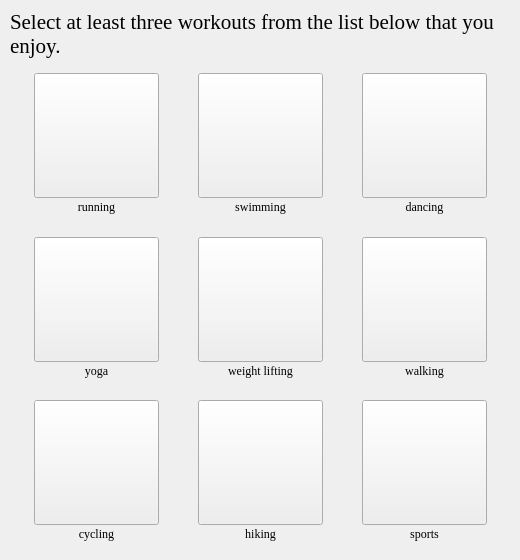
         <widget class="QWidget" name="workoutprefspage">
          <widget class="QWidget" name="verticalLayoutWidget_4">
           <property name="geometry">
            <rect>
             <x>10</x>
             <y>10</y>
             <width>501</width>
             <height>541</height>
            </rect>
           </property>
           <layout class="QVBoxLayout" name="workoutprefslayout">
            <property name="spacing">
             <number>15</number>
            </property>
            <property name="sizeConstraint">
             <enum>QLayout::SetDefaultConstraint</enum>
            </property>
            <property name="bottomMargin">
             <number>10</number>
            </property>
            <item>
             <widget class="QLabel" name="workoutprefsquerylabel">
              <property name="sizePolicy">
               <sizepolicy hsizetype="Preferred" vsizetype="Preferred">
                <horstretch>0</horstretch>
                <verstretch>0</verstretch>
               </sizepolicy>
              </property>
              <property name="font">
               <font>
                <family>Georgia</family>
                <pointsize>16</pointsize>
                <kerning>true</kerning>
               </font>
              </property>
              <property name="text">
               <string>Select at least three workouts from the list below that you enjoy.</string>
              </property>
              <property name="scaledContents">
               <bool>false</bool>
              </property>
              <property name="wordWrap">
               <bool>true</bool>
              </property>
             </widget>
            </item>
            <item>
             <layout class="QGridLayout" name="workoutsgrid">
              <property name="verticalSpacing">
               <number>2</number>
              </property>
              <item row="3" column="1">
               <widget class="QPushButton" name="yogabutton">
                <property name="sizePolicy">
                 <sizepolicy hsizetype="Minimum" vsizetype="MinimumExpanding">
                  <horstretch>0</horstretch>
                  <verstretch>0</verstretch>
                 </sizepolicy>
                </property>
                <property name="minimumSize">
                 <size>
                  <width>125</width>
                  <height>125</height>
                 </size>
                </property>
                <property name="maximumSize">
                 <size>
                  <width>125</width>
                  <height>125</height>
                 </size>
                </property>
                <property name="text">
                 <string/>
                </property>
                <property name="iconSize">
                 <size>
                  <width>110</width>
                  <height>110</height>
                 </size>
                </property>
                <property name="checkable">
                 <bool>true</bool>
                </property>
               </widget>
              </item>
              <item row="1" column="5">
               <widget class="QLabel" name="dancinglabel">
                <property name="font">
                 <font>
                  <family>Georgia</family>
                  <kerning>true</kerning>
                 </font>
                </property>
                <property name="text">
                 <string>dancing</string>
                </property>
                <property name="alignment">
                 <set>Qt::AlignCenter</set>
                </property>
               </widget>
              </item>
              <item row="0" column="1">
               <widget class="QPushButton" name="runningbutton">
                <property name="sizePolicy">
                 <sizepolicy hsizetype="Minimum" vsizetype="MinimumExpanding">
                  <horstretch>0</horstretch>
                  <verstretch>0</verstretch>
                 </sizepolicy>
                </property>
                <property name="minimumSize">
                 <size>
                  <width>125</width>
                  <height>125</height>
                 </size>
                </property>
                <property name="maximumSize">
                 <size>
                  <width>125</width>
                  <height>125</height>
                 </size>
                </property>
                <property name="text">
                 <string/>
                </property>
                <property name="iconSize">
                 <size>
                  <width>110</width>
                  <height>110</height>
                 </size>
                </property>
                <property name="checkable">
                 <bool>true</bool>
                </property>
               </widget>
              </item>
              <item row="5" column="5">
               <spacer name="vspacer31w">
                <property name="orientation">
                 <enum>Qt::Vertical</enum>
                </property>
                <property name="sizeType">
                 <enum>QSizePolicy::MinimumExpanding</enum>
                </property>
                <property name="sizeHint" stdset="0">
                 <size>
                  <width>20</width>
                  <height>5</height>
                 </size>
                </property>
               </spacer>
              </item>
              <item row="1" column="1">
               <widget class="QLabel" name="runninglabel">
                <property name="font">
                 <font>
                  <family>Georgia</family>
                  <kerning>true</kerning>
                 </font>
                </property>
                <property name="text">
                 <string>running</string>
                </property>
                <property name="alignment">
                 <set>Qt::AlignCenter</set>
                </property>
               </widget>
              </item>
              <item row="3" column="5">
               <widget class="QPushButton" name="walkingbutton">
                <property name="sizePolicy">
                 <sizepolicy hsizetype="Minimum" vsizetype="MinimumExpanding">
                  <horstretch>0</horstretch>
                  <verstretch>0</verstretch>
                 </sizepolicy>
                </property>
                <property name="minimumSize">
                 <size>
                  <width>125</width>
                  <height>125</height>
                 </size>
                </property>
                <property name="maximumSize">
                 <size>
                  <width>125</width>
                  <height>125</height>
                 </size>
                </property>
                <property name="text">
                 <string/>
                </property>
                <property name="iconSize">
                 <size>
                  <width>110</width>
                  <height>110</height>
                 </size>
                </property>
                <property name="checkable">
                 <bool>true</bool>
                </property>
               </widget>
              </item>
              <item row="2" column="1">
               <spacer name="vspacer12w">
                <property name="orientation">
                 <enum>Qt::Vertical</enum>
                </property>
                <property name="sizeType">
                 <enum>QSizePolicy::MinimumExpanding</enum>
                </property>
                <property name="sizeHint" stdset="0">
                 <size>
                  <width>20</width>
                  <height>5</height>
                 </size>
                </property>
               </spacer>
              </item>
              <item row="7" column="5">
               <widget class="QLabel" name="sportslabel">
                <property name="font">
                 <font>
                  <family>Georgia</family>
                  <kerning>true</kerning>
                 </font>
                </property>
                <property name="text">
                 <string>sports</string>
                </property>
                <property name="alignment">
                 <set>Qt::AlignCenter</set>
                </property>
               </widget>
              </item>
              <item row="1" column="3">
               <widget class="QLabel" name="swimminglabel">
                <property name="font">
                 <font>
                  <family>Georgia</family>
                  <kerning>true</kerning>
                 </font>
                </property>
                <property name="text">
                 <string>swimming</string>
                </property>
                <property name="alignment">
                 <set>Qt::AlignCenter</set>
                </property>
               </widget>
              </item>
              <item row="7" column="1">
               <widget class="QLabel" name="cyclinglabel">
                <property name="font">
                 <font>
                  <family>Georgia</family>
                  <kerning>true</kerning>
                 </font>
                </property>
                <property name="text">
                 <string>cycling</string>
                </property>
                <property name="alignment">
                 <set>Qt::AlignCenter</set>
                </property>
               </widget>
              </item>
              <item row="6" column="1">
               <widget class="QPushButton" name="cyclingbutton">
                <property name="sizePolicy">
                 <sizepolicy hsizetype="Minimum" vsizetype="MinimumExpanding">
                  <horstretch>0</horstretch>
                  <verstretch>0</verstretch>
                 </sizepolicy>
                </property>
                <property name="minimumSize">
                 <size>
                  <width>125</width>
                  <height>125</height>
                 </size>
                </property>
                <property name="maximumSize">
                 <size>
                  <width>125</width>
                  <height>125</height>
                 </size>
                </property>
                <property name="text">
                 <string/>
                </property>
                <property name="iconSize">
                 <size>
                  <width>110</width>
                  <height>110</height>
                 </size>
                </property>
                <property name="checkable">
                 <bool>true</bool>
                </property>
               </widget>
              </item>
              <item row="0" column="5">
               <widget class="QPushButton" name="dancingbutton">
                <property name="sizePolicy">
                 <sizepolicy hsizetype="Minimum" vsizetype="MinimumExpanding">
                  <horstretch>0</horstretch>
                  <verstretch>0</verstretch>
                 </sizepolicy>
                </property>
                <property name="minimumSize">
                 <size>
                  <width>125</width>
                  <height>125</height>
                 </size>
                </property>
                <property name="maximumSize">
                 <size>
                  <width>125</width>
                  <height>125</height>
                 </size>
                </property>
                <property name="text">
                 <string/>
                </property>
                <property name="iconSize">
                 <size>
                  <width>110</width>
                  <height>110</height>
                 </size>
                </property>
                <property name="checkable">
                 <bool>true</bool>
                </property>
               </widget>
              </item>
              <item row="0" column="4">
               <spacer name="hspacer23w">
                <property name="orientation">
                 <enum>Qt::Horizontal</enum>
                </property>
                <property name="sizeType">
                 <enum>QSizePolicy::MinimumExpanding</enum>
                </property>
                <property name="sizeHint" stdset="0">
                 <size>
                  <width>15</width>
                  <height>20</height>
                 </size>
                </property>
               </spacer>
              </item>
              <item row="6" column="5">
               <widget class="QPushButton" name="sportsbutton">
                <property name="sizePolicy">
                 <sizepolicy hsizetype="Minimum" vsizetype="MinimumExpanding">
                  <horstretch>0</horstretch>
                  <verstretch>0</verstretch>
                 </sizepolicy>
                </property>
                <property name="minimumSize">
                 <size>
                  <width>125</width>
                  <height>125</height>
                 </size>
                </property>
                <property name="maximumSize">
                 <size>
                  <width>125</width>
                  <height>125</height>
                 </size>
                </property>
                <property name="text">
                 <string/>
                </property>
                <property name="iconSize">
                 <size>
                  <width>110</width>
                  <height>110</height>
                 </size>
                </property>
                <property name="checkable">
                 <bool>true</bool>
                </property>
               </widget>
              </item>
              <item row="7" column="3">
               <widget class="QLabel" name="hikinglabel">
                <property name="font">
                 <font>
                  <family>Georgia</family>
                  <kerning>true</kerning>
                 </font>
                </property>
                <property name="text">
                 <string>hiking</string>
                </property>
                <property name="alignment">
                 <set>Qt::AlignCenter</set>
                </property>
               </widget>
              </item>
              <item row="5" column="1">
               <spacer name="vspacer11w">
                <property name="orientation">
                 <enum>Qt::Vertical</enum>
                </property>
                <property name="sizeType">
                 <enum>QSizePolicy::MinimumExpanding</enum>
                </property>
                <property name="sizeHint" stdset="0">
                 <size>
                  <width>20</width>
                  <height>5</height>
                 </size>
                </property>
               </spacer>
              </item>
              <item row="0" column="3">
               <widget class="QPushButton" name="swimmingbutton">
                <property name="sizePolicy">
                 <sizepolicy hsizetype="Minimum" vsizetype="MinimumExpanding">
                  <horstretch>0</horstretch>
                  <verstretch>0</verstretch>
                 </sizepolicy>
                </property>
                <property name="minimumSize">
                 <size>
                  <width>125</width>
                  <height>125</height>
                 </size>
                </property>
                <property name="maximumSize">
                 <size>
                  <width>125</width>
                  <height>125</height>
                 </size>
                </property>
                <property name="text">
                 <string/>
                </property>
                <property name="iconSize">
                 <size>
                  <width>110</width>
                  <height>110</height>
                 </size>
                </property>
                <property name="checkable">
                 <bool>true</bool>
                </property>
               </widget>
              </item>
              <item row="3" column="4">
               <spacer name="hspacer22w">
                <property name="orientation">
                 <enum>Qt::Horizontal</enum>
                </property>
                <property name="sizeType">
                 <enum>QSizePolicy::MinimumExpanding</enum>
                </property>
                <property name="sizeHint" stdset="0">
                 <size>
                  <width>15</width>
                  <height>20</height>
                 </size>
                </property>
               </spacer>
              </item>
              <item row="4" column="3">
               <widget class="QLabel" name="weightliftinglabel">
                <property name="font">
                 <font>
                  <family>Georgia</family>
                  <kerning>true</kerning>
                 </font>
                </property>
                <property name="text">
                 <string>weight lifting</string>
                </property>
                <property name="alignment">
                 <set>Qt::AlignCenter</set>
                </property>
               </widget>
              </item>
              <item row="6" column="4">
               <spacer name="hspacer21w">
                <property name="orientation">
                 <enum>Qt::Horizontal</enum>
                </property>
                <property name="sizeType">
                 <enum>QSizePolicy::MinimumExpanding</enum>
                </property>
                <property name="sizeHint" stdset="0">
                 <size>
                  <width>15</width>
                  <height>20</height>
                 </size>
                </property>
               </spacer>
              </item>
              <item row="0" column="2">
               <spacer name="hspacer13w">
                <property name="orientation">
                 <enum>Qt::Horizontal</enum>
                </property>
                <property name="sizeType">
                 <enum>QSizePolicy::MinimumExpanding</enum>
                </property>
                <property name="sizeHint" stdset="0">
                 <size>
                  <width>15</width>
                  <height>20</height>
                 </size>
                </property>
               </spacer>
              </item>
              <item row="2" column="3">
               <spacer name="vspacer22w">
                <property name="orientation">
                 <enum>Qt::Vertical</enum>
                </property>
                <property name="sizeType">
                 <enum>QSizePolicy::MinimumExpanding</enum>
                </property>
                <property name="sizeHint" stdset="0">
                 <size>
                  <width>20</width>
                  <height>5</height>
                 </size>
                </property>
               </spacer>
              </item>
              <item row="6" column="3">
               <widget class="QPushButton" name="hikingbutton">
                <property name="sizePolicy">
                 <sizepolicy hsizetype="Minimum" vsizetype="MinimumExpanding">
                  <horstretch>0</horstretch>
                  <verstretch>0</verstretch>
                 </sizepolicy>
                </property>
                <property name="minimumSize">
                 <size>
                  <width>125</width>
                  <height>125</height>
                 </size>
                </property>
                <property name="maximumSize">
                 <size>
                  <width>125</width>
                  <height>125</height>
                 </size>
                </property>
                <property name="text">
                 <string/>
                </property>
                <property name="iconSize">
                 <size>
                  <width>110</width>
                  <height>110</height>
                 </size>
                </property>
                <property name="checkable">
                 <bool>true</bool>
                </property>
               </widget>
              </item>
              <item row="4" column="5">
               <widget class="QLabel" name="walkinglabel">
                <property name="font">
                 <font>
                  <family>Georgia</family>
                  <kerning>true</kerning>
                 </font>
                </property>
                <property name="text">
                 <string>walking</string>
                </property>
                <property name="alignment">
                 <set>Qt::AlignCenter</set>
                </property>
               </widget>
              </item>
              <item row="5" column="3">
               <spacer name="vspacer21w">
                <property name="orientation">
                 <enum>Qt::Vertical</enum>
                </property>
                <property name="sizeType">
                 <enum>QSizePolicy::MinimumExpanding</enum>
                </property>
                <property name="sizeHint" stdset="0">
                 <size>
                  <width>20</width>
                  <height>5</height>
                 </size>
                </property>
               </spacer>
              </item>
              <item row="3" column="2">
               <spacer name="hspacer12w">
                <property name="orientation">
                 <enum>Qt::Horizontal</enum>
                </property>
                <property name="sizeType">
                 <enum>QSizePolicy::MinimumExpanding</enum>
                </property>
                <property name="sizeHint" stdset="0">
                 <size>
                  <width>15</width>
                  <height>20</height>
                 </size>
                </property>
               </spacer>
              </item>
              <item row="6" column="2">
               <spacer name="hspacer11w">
                <property name="orientation">
                 <enum>Qt::Horizontal</enum>
                </property>
                <property name="sizeType">
                 <enum>QSizePolicy::MinimumExpanding</enum>
                </property>
                <property name="sizeHint" stdset="0">
                 <size>
                  <width>15</width>
                  <height>20</height>
                 </size>
                </property>
               </spacer>
              </item>
              <item row="4" column="1">
               <widget class="QLabel" name="yogalabel">
                <property name="font">
                 <font>
                  <family>Georgia</family>
                  <kerning>true</kerning>
                 </font>
                </property>
                <property name="text">
                 <string>yoga</string>
                </property>
                <property name="alignment">
                 <set>Qt::AlignCenter</set>
                </property>
               </widget>
              </item>
              <item row="2" column="5">
               <spacer name="vspacer32w">
                <property name="orientation">
                 <enum>Qt::Vertical</enum>
                </property>
                <property name="sizeType">
                 <enum>QSizePolicy::MinimumExpanding</enum>
                </property>
                <property name="sizeHint" stdset="0">
                 <size>
                  <width>20</width>
                  <height>5</height>
                 </size>
                </property>
               </spacer>
              </item>
              <item row="3" column="3">
               <widget class="QPushButton" name="weightliftingbutton">
                <property name="sizePolicy">
                 <sizepolicy hsizetype="Minimum" vsizetype="MinimumExpanding">
                  <horstretch>0</horstretch>
                  <verstretch>0</verstretch>
                 </sizepolicy>
                </property>
                <property name="minimumSize">
                 <size>
                  <width>125</width>
                  <height>125</height>
                 </size>
                </property>
                <property name="maximumSize">
                 <size>
                  <width>125</width>
                  <height>125</height>
                 </size>
                </property>
                <property name="text">
                 <string/>
                </property>
                <property name="iconSize">
                 <size>
                  <width>110</width>
                  <height>110</height>
                 </size>
                </property>
                <property name="checkable">
                 <bool>true</bool>
                </property>
               </widget>
              </item>
              <item row="3" column="0">
               <spacer name="hspacer02w">
                <property name="orientation">
                 <enum>Qt::Horizontal</enum>
                </property>
                <property name="sizeType">
                 <enum>QSizePolicy::MinimumExpanding</enum>
                </property>
                <property name="sizeHint" stdset="0">
                 <size>
                  <width>15</width>
                  <height>20</height>
                 </size>
                </property>
               </spacer>
              </item>
              <item row="3" column="6">
               <spacer name="hspacer32w">
                <property name="orientation">
                 <enum>Qt::Horizontal</enum>
                </property>
                <property name="sizeType">
                 <enum>QSizePolicy::MinimumExpanding</enum>
                </property>
                <property name="sizeHint" stdset="0">
                 <size>
                  <width>15</width>
                  <height>20</height>
                 </size>
                </property>
               </spacer>
              </item>
             </layout>
            </item>
           </layout>
          </widget>
         </widget>
